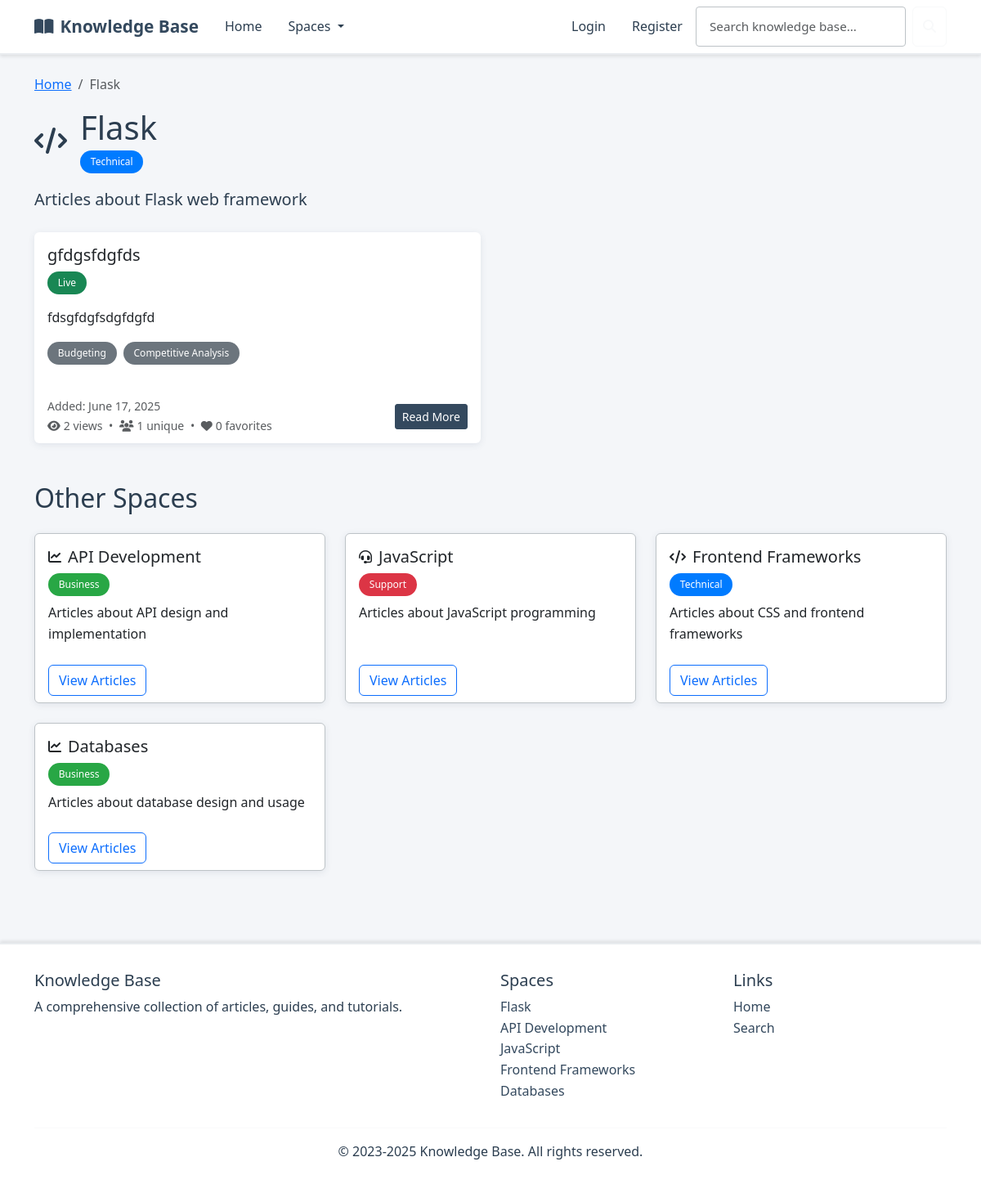
The app's page /space/1/ with its own data.
### kb/models.py (models this page shows, shortened)
class Space(models.Model):
    ICON_CHOICES = [
        ('fas fa-folder', 'Folder'),
        ('fas fa-book', 'Book'),
        ('fas fa-lightbulb', 'Lightbulb'),
        ('fas fa-cog', 'Settings'),
        ('fas fa-rocket', 'Rocket'),
        ('fas fa-star', 'Star'),
        ('fas fa-heart', 'Heart'),
        ('fas fa-trophy', 'Trophy'),
        ('fas fa-graduation-cap', 'Education'),
        ('fas fa-code', 'Code'),
        ('fas fa-database', 'Database'),
        ('fas fa-shield-alt', 'Security'),
        ('fas fa-users', 'Team'),
        ('fas fa-chart-line', 'Analytics'),
        ('fas fa-puzzle-piece', 'Puzzle'),
        ('fas fa-tools', 'Tools'),
        ('fas fa-globe', 'Global'),
        ('fas fa-mobile-alt', 'Mobile'),
        ('fas fa-cloud', 'Cloud'),
        ('fas fa-fire', 'Fire'),
    ]
    name = models.CharField(max_length=100)
    description = models.TextField()
    label = models.ForeignKey(Label, on_delete=models.SET_NULL, null=True, blank=True, related_name='spaces')
    icon = models.CharField(max_length=50, choices=ICON_CHOICES, default='fas fa-folder')
    class Meta:
        verbose_name_plural = "Spaces"

class Label(models.Model):
    COLOR_CHOICES = [
        ('#007bff', 'Blue'),
        ('#28a745', 'Green'),
        ('#dc3545', 'Red'),
        ('#ffc107', 'Yellow'),
        ('#6f42c1', 'Purple'),
        ('#fd7e14', 'Orange'),
        ('#20c997', 'Teal'),
        ('#e83e8c', 'Pink'),
        ('#6c757d', 'Gray'),
        ('#17a2b8', 'Cyan'),
    ]
    name = models.CharField(max_length=50)
    color = models.CharField(max_length=7, choices=COLOR_CHOICES, default='#007bff')
    class Meta:
        verbose_name_plural = "Labels"

class Article(models.Model):
    STATUS_CHOICES = [
        ('draft', 'Draft'),
        ('live', 'Live'),
        ('archive', 'Archive'),
    ]
    title = models.CharField(max_length=200)
    summary = models.TextField()
    space = models.ForeignKey(Space, on_delete=models.CASCADE, related_name='articles')
    author = models.ForeignKey(User, on_delete=models.CASCADE, related_name='articles', null=True, blank=True)
    status = models.CharField(max_length=10, choices=STATUS_CHOICES, default='draft')
    tags = models.ManyToManyField(Tag, blank=True, related_name='articles')
    legacy_tags = models.JSONField(default=list, help_text="Legacy tags for backward compatibility")
    created_at = models.DateField(default=timezone.now)
    updated_at = models.DateField(default=timezone.now)
    def get_favorites_count(self):
        return self.favorites.count()
    def get_view_count(self):
        return self.views.count()
    def get_unique_view_count(self):
        user_views = self.views.filter(user__isnull=False).values('user').distinct().count()
        anonymous_views = self.views.filter(user__isnull=True).values('ip_address').distinct().count()
        return user_views + anonymous_views

class Tag(models.Model):
    name = models.CharField(max_length=50)
    description = models.TextField(blank=True)
    category = models.ForeignKey(TagCategory, on_delete=models.CASCADE, related_name='tags')
    color = models.CharField(max_length=7, choices=Label.COLOR_CHOICES, default='#e9ecef')
    usage_count = models.PositiveIntegerField(default=0, help_text="Number of articles using this tag")
    created_at = models.DateTimeField(auto_now_add=True)
    updated_at = models.DateTimeField(auto_now=True)
    class Meta:
        ordering = ['category__group__name', 'category__name', 'name']
        unique_together = ['name', 'category']
        verbose_name = "Tag"
        verbose_name_plural = "Tags"

### kb/views.py (the view)
# urls.py: path('space/<int:space_id>/', views.space_detail, name='space_detail'),
def space_detail(request, space_id):
    space = get_object_or_404(Space, id=space_id)
    if request.user.is_authenticated:
        articles = Article.objects.filter(
            space=space
        ).filter(
            Q(status='live') |
            Q(status='draft', author=request.user)
        )
    else:
        articles = Article.objects.filter(space=space, status='live')
    for article in articles:
        article.view_count = article.get_view_count()
        article.unique_view_count = article.get_unique_view_count()
        article.favorites_count = article.get_favorites_count()
        if request.user.is_authenticated:
            article.is_read = article.is_read_by_user(request.user)
            article.is_favorited = article.is_favorited_by_user(request.user)
            article.is_read_later = article.is_read_later_by_user(request.user)
    context = {
        'space': space,
        'articles': articles,
        'title': f'Space: {space.name}'
    }
    return render(request, 'space.html', context)

### kb/context_processors.py (called while the page is built)
def categories_processor(request):
    return {
        'spaces': Space.objects.all()
    }

### templates/space.html (shortened to what this page needs)
{% extends 'layout.html' %}
{% load static %}
{% block content %}
<nav aria-label="breadcrumb">
    <ol class="breadcrumb">
        <li class="breadcrumb-item"><a href="/">Home</a></li>
        <li class="breadcrumb-item active" aria-current="page">{{ space.name }}</li>
    </ol>
</nav>
<div class="mb-4">
    <div class="d-flex align-items-center mb-3">
        {% if space.icon %}
        <i class="{{ space.icon }} me-3" style="font-size: 2rem;"></i>
        {% endif %}
        <div>
            <h1 class="mb-1">{{ space.name }}</h1>
            {% if space.label %}
            <span class="badge" style="background-color: {{ space.label.color }}; color: white;">{{ space.label.name }}</span>
            {% endif %}
        </div>
    </div>
    <p class="lead">{{ space.description }}</p>
</div>
{% if articles %}
    <div class="row row-cols-1 row-cols-md-2 g-4">
        {% for article in articles %}
        <div class="col">
            <div class="card article-card h-100">
                <div class="card-body">
                    <div class="d-flex justify-content-between align-items-start mb-2">
                        <div>
                            <h5 class="card-title">{{ article.title }}</h5>
                            <div class="mb-2">
                                {% if article.status == 'draft' %}
                                <span class="badge bg-warning text-dark me-1">Draft</span>
                                {% elif article.status == 'live' %}
                                <span class="badge bg-success me-1">Live</span>
                                {% elif article.status == 'archive' %}
                                <span class="badge bg-secondary me-1">Archive</span>
                                {% endif %}
                            </div>
                        </div>
                    </div>
                    <p class="card-text">{{ article.summary }}</p>
                    <div class="mb-3">
                        {% for tag in article.tags.all %}
                        <span class="badge bg-secondary me-1">{{ tag.name }}</span>
                        {% endfor %}
                    </div>
                </div>
                <div class="card-footer bg-transparent border-0">
                    <div class="d-flex justify-content-between align-items-center">
                        <div>
                            <small class="text-muted d-block">Added: {{ article.created_at }}</small>
                            <small class="text-muted">
                                <i class="fas fa-eye me-1"></i>{{ article.view_count }} views
                                <span class="mx-1">•</span>
                                <i class="fas fa-users me-1"></i>{{ article.unique_view_count }} unique
                                <span class="mx-1">•</span>
                                <i class="fas fa-heart me-1"></i>{{ article.favorites_count }} favorites
                            </small>
                        </div>
                        <a href="{% url 'article_detail' article_id=article.id %}" class="btn btn-sm btn-primary">Read More</a>
                    </div>
                </div>
            </div>
        </div>
        {% endfor %}
    </div>
{% else %}
    <div class="alert alert-info" role="alert">
        <h4 class="alert-heading">No articles found!</h4>
        <p>There are currently no articles in this space.</p>
    </div>
{% endif %}
<section class="mt-5">
    <h2 class="mb-4">Other Spaces</h2>
    <div class="row row-cols-1 row-cols-md-3 g-4">
        {% for other_space in spaces %}
            {% if other_space.id != space.id %}
            <div class="col">
                <div class="card space-card h-100">
                    <div class="card-body">
                        <div class="d-flex align-items-center mb-2">
                            {% if other_space.icon %}
                            <i class="{{ other_space.icon }} me-2"></i>
                            {% endif %}
                            <h5 class="card-title mb-0">{{ other_space.name }}</h5>
                        </div>
                        {% if other_space.label %}
                        <span class="badge mb-2" style="background-color: {{ other_space.label.color }}; color: white;">{{ other_space.label.name }}</span>
                        {% endif %}
                        <p class="card-text">{{ other_space.description }}</p>
                    </div>
                    <div class="card-footer bg-transparent border-0">
                        <a href="{% url 'space_detail' space_id=other_space.id %}" class="btn btn-outline-primary">View Articles</a>
                    </div>
                </div>
            </div>
            {% endif %}
        {% endfor %}
    </div>
</section>
{% endblock %}

### templates/layout.html (shortened to what this page needs)
{% load static %}
<!DOCTYPE html>
<html lang="en">
<head>
    <link href="https://cdn.jsdelivr.net/npm/bootstrap@5.3.0/dist/css/bootstrap.min.css" rel="stylesheet">
    <link rel="stylesheet" href="https://cdnjs.cloudflare.com/ajax/libs/font-awesome/6.4.0/css/all.min.css">
    <link rel="stylesheet" href="https://cdnjs.cloudflare.com/ajax/libs/highlight.js/11.7.0/styles/github-dark.min.css">
    <link rel="stylesheet" href="{% static 'css/custom.css' %}">
</head>
<body>
    <nav class="navbar navbar-expand-lg" style="background-color: #ffffff; border-bottom: 2px solid #e9ecef; box-shadow: 0 2px 4px rgba(0,0,0,0.1);">
        <div class="container">
            <a class="navbar-brand" href="{% url 'index' %}">
                <i class="fas fa-book-open me-2"></i>Knowledge Base
            </a>
            <div class="collapse navbar-collapse" id="navbarMain">
                <ul class="navbar-nav me-auto">
                    <li class="nav-item">
                        <a class="nav-link {% if request.path == '/' %}active{% endif %}" href="{% url 'index' %}">Home</a>
                    </li>
                    <li class="nav-item dropdown">
                        <a class="nav-link dropdown-toggle" href="#" id="spacesDropdown" role="button" data-bs-toggle="dropdown" aria-expanded="false">
                            Spaces
                        </a>
                    </li>
                </ul>
                <ul class="navbar-nav ms-auto">
                    {% if user.is_authenticated %}
                    <li class="nav-item dropdown">
                        <a class="nav-link dropdown-toggle" href="#" id="userDropdown" role="button" data-bs-toggle="dropdown" aria-expanded="false">
                            <i class="fas fa-user me-1"></i>{{ user.username }}
                        </a>
                        <ul class="dropdown-menu dropdown-menu-end" aria-labelledby="userDropdown">
                            <li><a class="dropdown-item" href="{% url 'logout' %}">Logout</a></li>
                        </ul>
                    </li>
                    {% else %}
                    <li class="nav-item">
                        <a class="nav-link {% if request.path == '/login/' %}active{% endif %}" href="{% url 'login' %}">Login</a>
                    </li>
                    <li class="nav-item">
                        <a class="nav-link {% if request.path == '/register/' %}active{% endif %}" href="{% url 'register' %}">Register</a>
                    </li>
                    {% endif %}
                </ul>
                <div class="d-flex position-relative">
                    <form id="searchForm" class="d-flex" action="{% url 'search' %}" method="get">
                        <input id="searchInput" class="form-control me-2" type="search" placeholder="Search knowledge base..." aria-label="Search" name="q">
                        <button class="btn btn-outline-light" type="submit">
                            <i class="fas fa-search"></i>
                        </button>
                    </form>
                </div>
            </div>
        </div>
    </nav>
    <main class="container py-4">
        {% block content %}{% endblock %}
    </main>
    <footer class="footer">
        <div class="container">
            <div class="row">
                <div class="col-md-6">
                    <h5>Knowledge Base</h5>
                    <p>A comprehensive collection of articles, guides, and tutorials.</p>
                </div>
                <div class="col-md-3">
                    <h5>Spaces</h5>
                    <ul class="list-unstyled">
                        {% for space in spaces %}
                        <li><a href="{% url 'space_detail' space_id=space.id %}" class="text-decoration-none" style="color: var(--primary-corporate);">{{ space.name }}</a></li>
                        {% endfor %}
                    </ul>
                </div>
                <div class="col-md-3">
                    <h5>Links</h5>
                    <ul class="list-unstyled">
                        <li><a href="{% url 'index' %}" class="text-decoration-none" style="color: var(--primary-corporate);">Home</a></li>
                        <li><a href="{% url 'search' %}" class="text-decoration-none" style="color: var(--primary-corporate);">Search</a></li>
                    </ul>
                </div>
            </div>
            <hr style="border-color: #e9ecef;">
            <div class="text-center">
                <p>&copy; 2023-2025 Knowledge Base. All rights reserved.</p>
            </div>
        </div>
    </footer>
</body>
</html>

### static/css/custom.css (style rules this page uses)
:root { --primary-corporate: #34495e; --secondary-corporate: #2c3e50; --accent-corporate: #3498db; --success-corporate: #27ae60; --warning-corporate: #f39c12; --danger-corporate: #e74c3c; --light-corporate: #ecf0f1; --dark-corporate: #2c3e50; --background-corporate: #f4f6f9; --text-corporate: #2c3e50; --border-corporate: #bdc3c7; --shadow-corporate: rgba(52, 73, 94, 0.1); }
body { background-color: var(--background-corporate); color: var(--text-corporate); font-family: 'Segoe UI', Tahoma, Geneva, Verdana, sans-serif; line-height: 1.6; }
.navbar-brand { color: var(--primary-corporate) !important; font-weight: 600; font-size: 1.3rem; }
.navbar-nav .nav-link { color: var(--text-corporate) !important; font-weight: 500; padding: 0.5rem 1rem !important; transition: all 0.3s ease; border-radius: 4px; }
.btn-primary { background-color: var(--primary-corporate); border-color: var(--primary-corporate); font-weight: 500; border-radius: 3px; }
.card { background-color: #ffffff; border: 1px solid var(--border-corporate); border-radius: 6px; box-shadow: 0 2px 8px var(--shadow-corporate); transition: all 0.3s ease; }
.form-control { border: 1px solid var(--border-corporate); border-radius: 4px; padding: 0.75rem 1rem; font-size: 0.95rem; }
.badge { background-color: var(--primary-corporate); color: #ffffff; font-weight: 500; padding: 0.5rem 0.8rem; border-radius: 15px; }
.space-card { transition: transform 0.2s ease, box-shadow 0.2s ease; height: 100%; }
.article-card { height: 100%; transition: transform 0.2s ease; border: 1px solid var(--article-border-color); }
.footer { margin-top: 4rem; padding: 2rem 0; border-top: 1px solid var(--bs-border-color); }
.footer { margin-top: 4rem; padding: 2rem 0; background-color: #ffffff; color: var(--text-corporate); border-top: 2px solid #e9ecef; box-shadow: 0 -2px 4px rgba(0,0,0,0.1); }

### records on screen
Space: name "Flask", label.name "Technical", description "Articles about Flask web framework"
Article: title "gfdgsfdgfds", status "Live", summary "fdsgfdgfsdgfdgfd", created_at "June 17, 2025", view_count "2", unique_view_count "1", favorites_count "0"
Tag: name "Budgeting"
Tag: name "Competitive Analysis"
Space: name "API Development", label.name "Business", description "Articles about API design and implementation"
Space: name "JavaScript", label.name "Support", description "Articles about JavaScript programming"
Space: name "Frontend Frameworks", label.name "Technical", description "Articles about CSS and frontend frameworks"
Space: name "Databases", label.name "Business", description "Articles about database design and usage"
